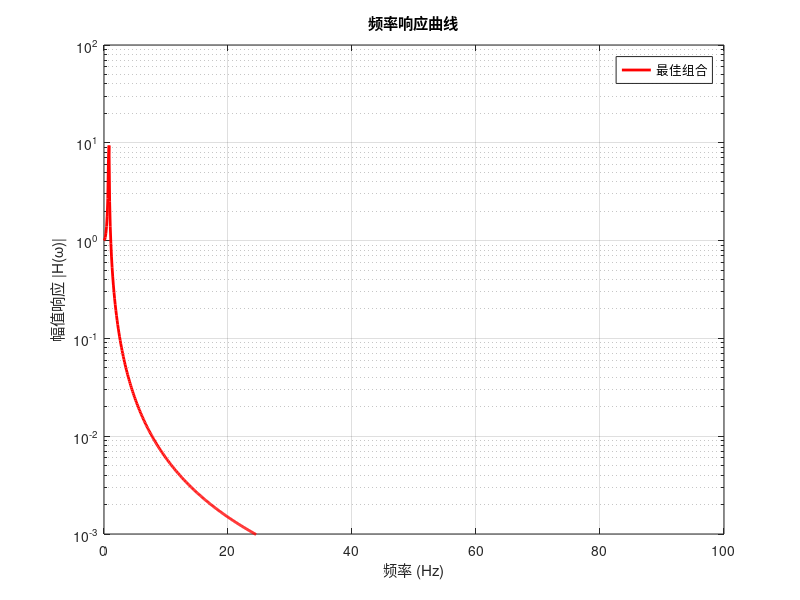

MATLAB code to generate this figure: (Note: this script raises an error after producing the figure.)
% 已知参数
M = 12.6;                % M_tower (kg)
g = 9.81;                % 重力加速度 (m/s^2)

% 材料属性 (黄铜C10100)
G = 50e9;                % 剪切模量 (Pa)
rho = 9000;              % 密度 (kg/m^3)
sigma_yt = 400e6;        % 抗拉屈服强度 (Pa)
zeta = 5e-5;             % 阻尼比 - 低温下可能降低

% 设计固有频率目标
f0_vertical = 0.84;                            % 目标固有频率 (Hz)
k_target = M * (2 * pi * f0_vertical)^2;       % 理想弹簧刚度 (N/m)

% 参数搜索范围
d_wire_range = 1e-3 : 0.1e-3 : 20e-3;   % 线径范围 (m)
d_in_range   = 5e-3 : 0.1e-3 : 0.15;    % 弹簧内径范围 (m) 

% 材料疲劳特性 (基于ASME标准)
tau_yield = 0.58 * sigma_yt;           % 剪切屈服强度 (Pa)
tau_endurance = 0.25 * sigma_yt;       % 剪切疲劳极限 (Pa) - Goodman曲线
FOS_min = 1.5;                         % 最小安全系数

% 初始化
results = [];
best_peak = Inf;
best_H = [];
best_params = [];

% 循环遍历参数组合
for i = 1:length(d_wire_range)
    for j = 1:length(d_in_range)
        d_wire = d_wire_range(i);
        d_in   = d_in_range(j);
        
        % 弹簧几何计算
        d_out = d_in + 2 * d_wire;
        D = (d_in + d_out) / 2;
        
        % 弹簧旋绕比
        c_index = D / d_wire;
        if c_index < 4 || c_index > 16
            continue; 
        end

        % 计算理论圈数
        n_calc = (G * d_wire^4) / (8 * D^3 * k_target);
        n_total_options = unique(round([n_calc+1.5, n_calc+1.8, n_calc+2, n_calc+2.2]));
        
        for n_total = n_total_options
            if n_total < 3
                continue;
            end
            n_eff = n_total - 2;  % 有效圈数
            
            % 实际刚度计算
            k_actual = (G * d_wire^4) / (8 * D^3 * n_eff);
            
            % 弹簧质量计算
            A_coil = pi * (d_wire^2 / 4);
            L_wire = n_total * pi * D; 
            m_s = rho * A_coil * L_wire;
            m_eq = M + (1/3) * m_s;      % 等效质量
            
            % 静载伸长
            delta_static = m_eq * g / k_actual;
            L_eq = n_total * d_wire + delta_static;
            
            % 径向固有频率
            f0_radial = sqrt(g / L_eq) / (2 * pi);

            % 长度约束
            if L_eq < 0.1 || L_eq > 0.75
                continue;
            end
            
            % 剪应力计算 (Wahl修正)
            Kw = (4*c_index - 1)/(4*c_index - 4) + 0.615/c_index;
            F_static = m_eq * g;
            tau_static = Kw * (8 * F_static * D) / (pi * d_wire^3);

            % 循环载荷条件
            tau_min = 0;                % 最小应力
            tau_max = tau_static;        % 最大应力
            tau_mean = (tau_max + tau_min)/2;   % 平均应力
            tau_amp = (tau_max - tau_min)/2;    % 应力幅值
            
            % Goodman疲劳准则
            goodman_ratio = tau_amp/tau_endurance + tau_mean/tau_yield;
            FOS_goodman = 1/goodman_ratio;
            
            % 静态强度安全系数
            FOS_static = tau_yield / tau_static;
            
            % 强度判据
            if tau_static > 0.5 * tau_yield  % 静强度裕度不足
                continue;
            end
            if FOS_goodman < FOS_min        % 疲劳安全系数不足
                continue;
            end
            
            % 阻尼系数
            c = 2 * zeta * sqrt(k_actual * m_eq);
            
           % 存储结果
            results = [results; ...
                d_wire*1000, d_in*1000, d_out*1000, D*1000, ...
                c_index, n_total, n_eff, d_wire*1000, n_total*d_wire*1000, L_eq*1000, ...
                A_coil*1e6, m_s, m_eq, c, k_actual, ...
                sqrt(k_actual/m_eq)/(2*pi), tau_static/1e6, ...
                FOS_static, FOS_goodman, f0_radial];
            
            % 频响分析
            f_plot = linspace(0.01, 100, 1000);    % 频率范围 (Hz)
            omega = 2 * pi * f_plot;               % 角频率范围 (rad/s)
            wn = sqrt(k_actual/m_eq);
            H = 1./sqrt((1 - (omega/wn).^2).^2 + (2*zeta*omega/wn).^2);
            H_peak = max(H);
            if H_peak < best_peak
                best_peak = H_peak;
                best_H = H;
                best_params = [d_wire, D, n_total, n_eff, m_s, m_eq, k_actual, ...
                    sqrt(k_actual/m_eq)/(2*pi), FOS_static, FOS_goodman, f0_radial];
            end
        end
    end
end

% 结果处理与显示
if ~isempty(results)
    % 绘制最佳曲线
    figure;
    semilogy(f_plot, best_H, 'r-', 'LineWidth', 2, 'DisplayName', '最佳组合');
    xlabel('频率 (Hz)');
    ylabel('幅值响应 |H(\omega)|');
    title('频率响应曲线');
    grid on;
    set(gca, 'YScale', 'log');
    ylim([1e-3, 1e2]);
    legend('show');
    
    % 结果表格
    header = {'d_wire_mm', 'd_in_mm', 'd_out_mm', 'D_mm', 'c_index', ...
        'n_total', 'n_eff', 'p_mm', 'L0_mm', 'L_eq_mm', 'A_mm2', 'm_s_kg', ...
        'm_eq_kg', 'c_Ns/m', 'k_N/m', 'f_n_Hz', 'tau_max_MPa', 'FOS_static', 'FOS_fatigue', 'f0_radial_Hz'};
    result_table = array2table(results, 'VariableNames', header);
    
    % 四舍五入显示
    for col = {'d_wire_mm','d_in_mm','d_out_mm','D_mm','p_mm','L0_mm','L_eq_mm','A_mm2'}
        result_table.(col{1}) = round(result_table.(col{1}), 1);
    end
    for col = {'c_index','m_s_kg','m_eq_kg','c_Ns/m','k_N/m','f_n_Hz','tau_max_MPa','FOS_static','FOS_fatigue','f0_radial_Hz'}
        result_table.(col{1}) = round(result_table.(col{1}), 2);
    end
    
    disp('满足设计约束的弹簧参数:');
    disp(result_table);
    
    % 最佳参数输出
    if ~isempty(best_params)
        fprintf('\n=== 最佳弹簧参数 ===\n');
        fprintf('线径: %.1f mm\n', best_params(1)*1000);
        fprintf('中径: %.1f mm\n', best_params(2)*1000);
        fprintf('总圈数: %d (有效圈数: %d)\n', best_params(3), best_params(4));
        fprintf('弹簧质量: %.3f kg\n', best_params(5));
        fprintf('等效质量: %.3f kg\n', best_params(6));
        fprintf('刚度: %.1f N/m\n', best_params(7));
        fprintf('轴向固有频率: %.2f Hz\n', best_params(8));
        fprintf('静强度安全系数: %.2f\n', best_params(9));
        fprintf('疲劳安全系数: %.2f\n', best_params(10));
        fprintf('径向固有频率: %.2f Hz\n', best_params(11));
    end
else
    disp('未找到满足所有约束的解，建议:');
    disp('1. 扩大参数搜索范围');
    disp('2. 考虑更高强度的材料');
    disp('3. 调整目标频率');
end
